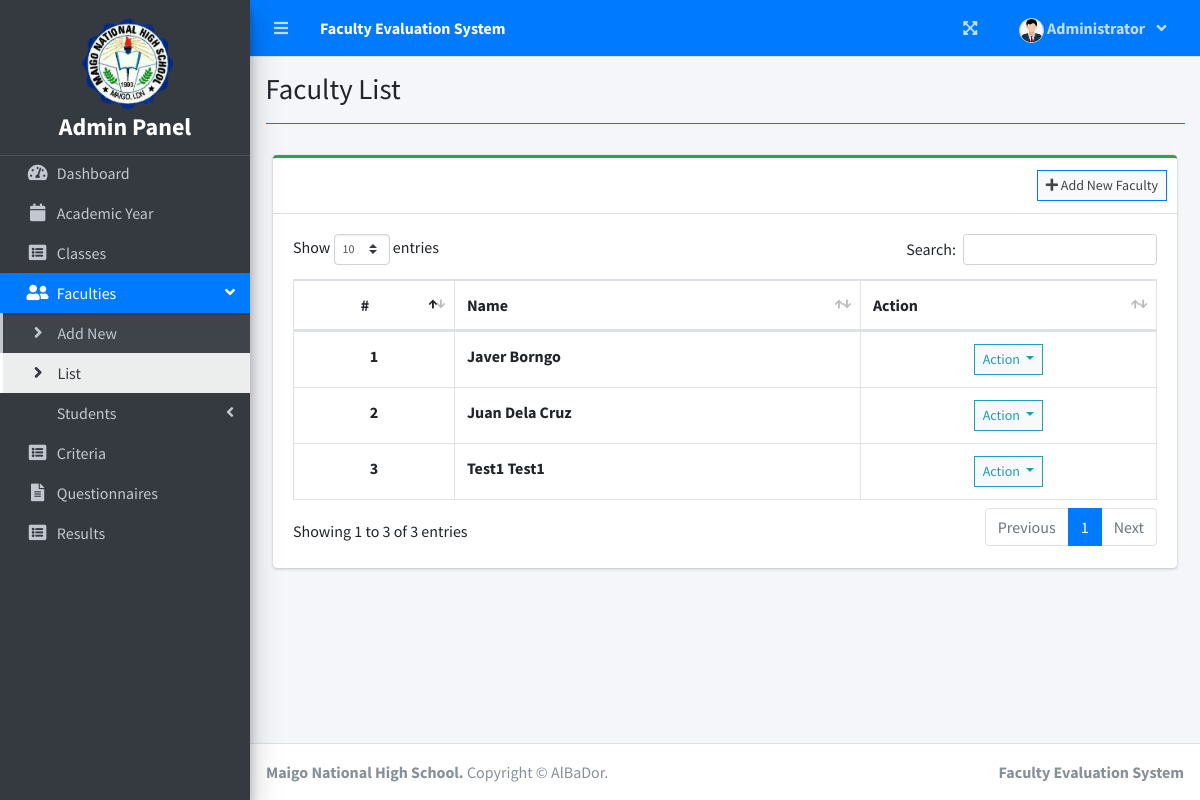
Screenshot of /index.php?page=faculty_list (signed in) with the database file from the repository.
### tables this page shows
CREATE TABLE `faculty_list` (
  `id` int(30) NOT NULL,
  `school_id` varchar(100) NOT NULL,
  `firstname` varchar(200) NOT NULL,
  `lastname` varchar(200) NOT NULL,
  `credentials_id` int(10) UNSIGNED DEFAULT NULL,
  `email` varchar(200) NOT NULL,
  `password` text NOT NULL,
  `avatar` text NOT NULL DEFAULT 'no-image-available.png',
  `date_created` datetime NOT NULL DEFAULT current_timestamp()
);

### admin/faculty_list.php (the view, shortened to what this page needs)
<?php include'db_connect.php' ?>
<div class="col-lg-12">
	<div class="card card-outline card-success">
		<div class="card-header">
			<div class="card-tools">
				<a class="btn btn-block btn-sm btn-default btn-flat border-primary" href="./index.php?page=new_faculty"><i class="fa fa-plus"></i> Add New Faculty</a>
			</div>
		</div>
		<div class="card-body">
			<table class="table tabe-hover table-bordered" id="list">
				<thead>
					<tr>
						<th class="text-center">#</th>
						<th>Name</th>
						<th>Action</th>
					</tr>
				</thead>
				<tbody>
					<?php
					$i = 1;
					$qry = $conn->query("SELECT *,concat(firstname,' ',lastname) as name FROM faculty_list order by concat(firstname,' ',lastname) asc");
					while($row= $qry->fetch_assoc()):
					?>
					<tr>
						<th class="text-center"><?php echo $i++ ?></th>
						<td><b><?php echo ucwords($row['name']) ?></b></td>
						<td class="text-center">
							<button type="button" class="btn btn-default btn-sm btn-flat border-info wave-effect text-info dropdown-toggle" data-toggle="dropdown" aria-expanded="true">
		                      Action
		                    </button>
						</td>
					</tr>
				<?php endwhile; ?>
				</tbody>
			</table>
		</div>
	</div>
</div>

### rows the page displays
faculty_list: name "Javer Borngo"
faculty_list: name "Juan Dela Cruz"
faculty_list: name "Test1 Test1"

### other values shown
$_SESSION['system']['name'] "Faculty Evaluation System"
$_SESSION['login_firstname'] "Administrator"
$title "Faculty List"
